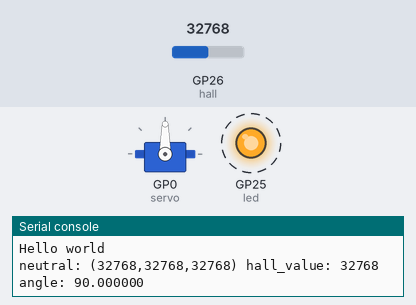
Bench run of a program on a simulated Raspberry Pi Pico running MicroPython. Shown: servo, output pins drawn as LEDs (lit = HIGH), the last lines printed to the serial console. Dashed ring = blinking. The inputs (shaded band) are chosen by the test bench; at power-on: GP26 (hall) = 32768 (analog values on the 0–65535 scale). Servo angles are drawn from the pulse width (0.5 ms = 0°, 2.5 ms = 180°).

Above: at 1.7 s.
1.8 s: GP26 (hall) set to 45874
At 4.3 s:
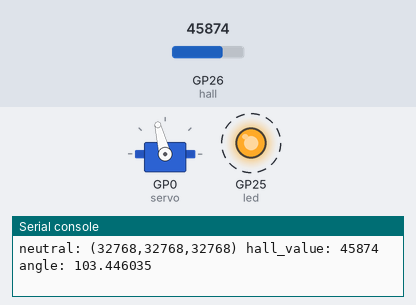
4.8 s: GP26 (hall) set to 51655
At 6.3 s:
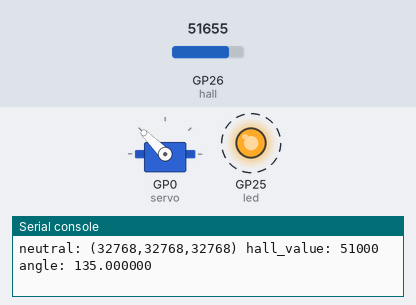
7.8 s: GP26 (hall) set to 19660
At 10.4 s:
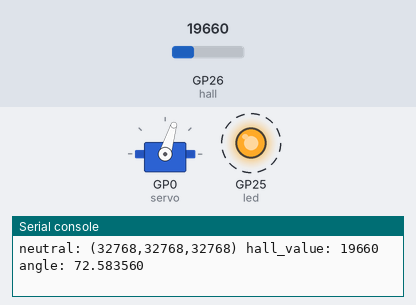
10.8 s: GP26 (hall) set to 15545
At 12.5 s:
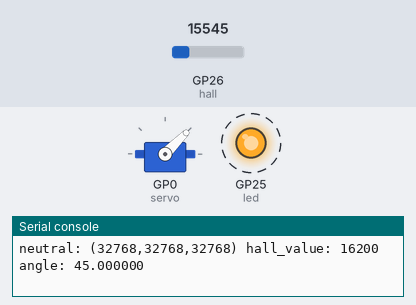
13.8 s: GP26 (hall) set to 32767
At 15.5 s:
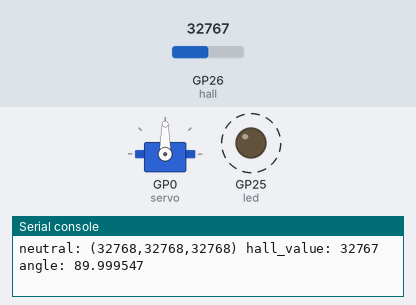
16.8 s: GP26 (hall) set to 7864
At 17.4 s:
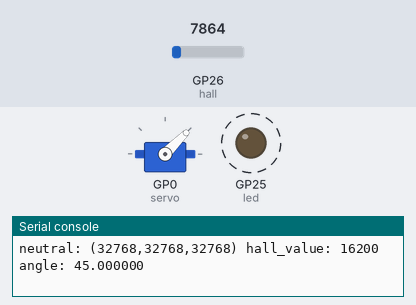
Timing chart, 0 to 20.8 s (numbered marks = the images above; inputs shaded):
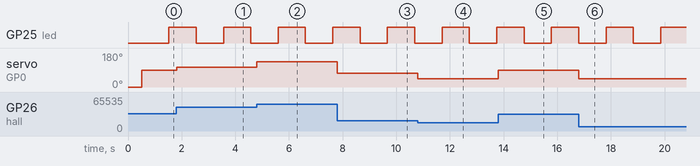

The program:

main.py
```python
import time
from machine import Pin, ADC
from ppm import Servo


def collect_hall_neutral(hall: ADC):
    collection_time = 0.5  # seconds
    steps = 50
    neutral = 0
    min_v = 999999
    max_v = 0
    for _ in range(steps):
        time.sleep(collection_time/steps)
        value = hall.read_u16()
        neutral += value / steps
        min_v = min(min_v, value)
        max_v = max(max_v, value)

    return neutral, min_v, max_v


def exponential(x, e=3.0):
    return x / (1 + (1/e) - x)/e


led = Pin(25, Pin.OUT)

print("Hello world")

angle = 0
angle_add = 2
servo = Servo(0, angle)

hall = ADC(26)
hall_min = 16200
hall_max = 51000
hall_neutral, hall_neutral_min, hall_neutral_max = collect_hall_neutral(hall)

i = 0
while True:
    i += 1
    # LED light on board
    # led.low()
    # time.sleep(0.1)
    # led.high()
    time.sleep(0.01)
    # HALL read
    hall_value = hall.read_u16()
    if hall_value > hall_max:
        hall_value = hall_max
    if hall_value < hall_min:
        hall_value = hall_min

    if hall_value > hall_neutral_max:
        # Forward
        hall_fraction = (hall_value - hall_neutral_max) / (hall_max - hall_neutral_max)
        hall_fraction = exponential(hall_fraction, 5)
        angle = 90 + (hall_fraction * 45)
    else:
        # Backward
        hall_fraction = (hall_neutral_min - hall_value) / (hall_neutral_min - hall_min)
        hall_fraction = exponential(hall_fraction, 5)
        angle = 90 - (hall_fraction * 45)

    if i % 100 == 0:
        led.toggle()
        print("neutral: (%d,%d,%d) hall_value: %d angle: %f" % (hall_neutral, hall_neutral_min, hall_neutral_max, hall_value, angle))

    # PPM output
    # angle += angle_add
    # if angle >= 180:
    #     angle_add = 0 - angle_add
    # if angle <= 0:
    #     angle_add = 0 - angle_add
    servo.move(angle)
```

ppm.py
```python
import machine
import uos
import utime
import time
from machine import Pin, PWM, Timer


class Servo:
    __servo_pwm_freq = 50
    # Original values
    # __min_u16_duty = 1640 - 2  # offset for correction
    # __max_u16_duty = 7864 - 0  # offset for correction
    # My values
    __min_u16_duty = 1640 - 2  # offset for correction
    __max_u16_duty = 8200 - 0  # offset for correction
    min_angle = 0
    max_angle = 180
    current_angle = 0.001

    def __init__(self, pin, base_angle):
        self.__initialise(pin, base_angle)

    def update_settings(self, servo_pwm_freq, min_u16_duty, max_u16_duty, min_angle, max_angle, pin, base_angle):
        self.__servo_pwm_freq = servo_pwm_freq
        self.__min_u16_duty = min_u16_duty
        self.__max_u16_duty = max_u16_duty
        self.min_angle = min_angle
        self.max_angle = max_angle
        self.__initialise(pin, base_angle)

    def move(self, angle):
        # print(f"moving to angle {angle}")
        # round to 2 decimal places, so we have a chance of reducing unwanted servo adjustments
        angle = round(angle, 2)
        # do we need to move?
        if angle == self.current_angle:
            return
        self.current_angle = angle
        # calculate the new duty cycle and move the motor
        duty_u16 = self.__angle_to_u16_duty(angle)
        self.__motor.duty_u16(duty_u16)

    def __angle_to_u16_duty(self, angle):
        return int((angle - self.min_angle) * self.__angle_conversion_factor) + self.__min_u16_duty

    def __initialise(self, pin, base_angle):
        self.current_angle = -0.001
        self.__angle_conversion_factor = (self.__max_u16_duty - self.__min_u16_duty) / (self.max_angle - self.min_angle)
        self.__motor = PWM(Pin(pin))
        self.__motor.freq(self.__servo_pwm_freq)
        self.move(base_angle)
```

Measured:
- after the input at 1.8 s, servo on GP0 (servo): 90° → 104° at once
- after the input at 4.8 s, servo on GP0 (servo): 104° → 135° at once
- after the input at 7.8 s, servo on GP0 (servo): 135° → 73° at once
- after the input at 10.8 s, servo on GP0 (servo): 73° → 45° at once
- after the input at 13.8 s, servo on GP0 (servo): 45° → 90° at once
- after the input at 16.8 s, servo on GP0 (servo): 90° → 45° at once
- by itself, GP25 (led): alternates HIGH for 1.0 s and LOW for 1.0 s
